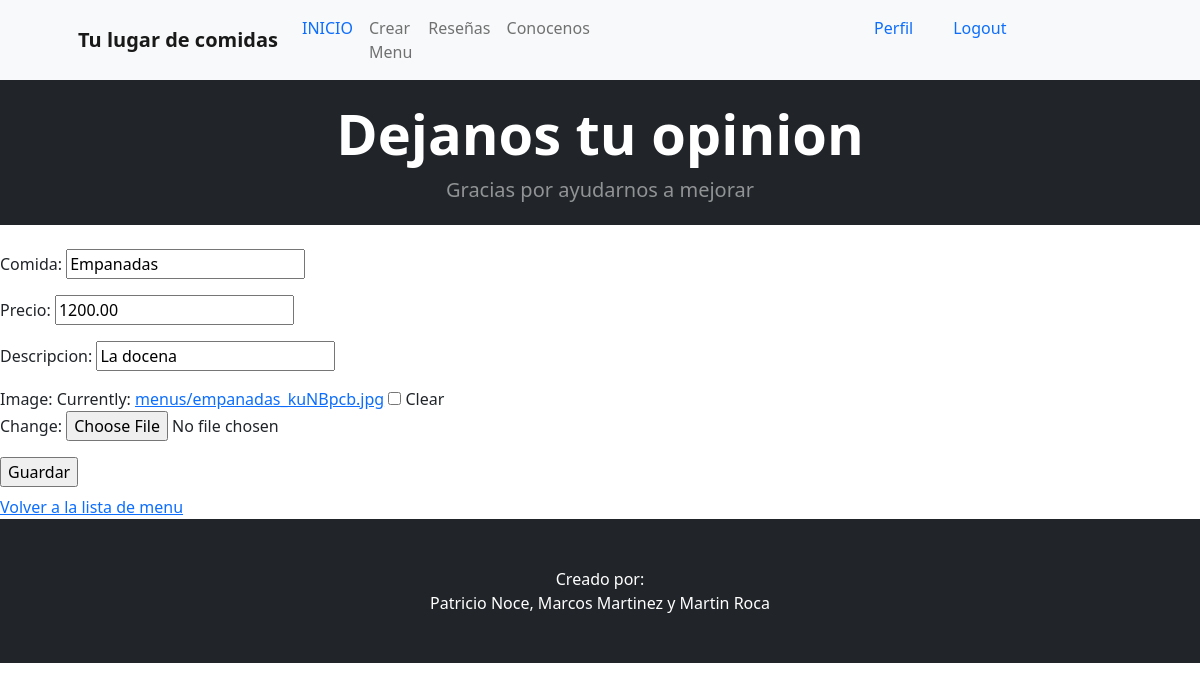
/panel-menu/3/actualizar (signed in), run on the app's committed database.
### nmr_food/models.py (models this page shows)
class Menu(models.Model):
    comida = models.CharField(max_length=20)
    precio = models.DecimalField(max_digits=10, decimal_places=2)
    descripcion = models.CharField(max_length=250, default='sin descripcion')
    image = models.ImageField(upload_to="menus", null=True, blank=True)

### nmr_food/views.py (the view)
# urls.py: path('panel-menu/<int:pk>/actualizar', UpdateMenu.as_view(), name='menu-update'),
class UpdateMenu(LoginRequiredMixin, UpdateView):
  model = Menu
  success_url = "/panel-menu"
  fields = ["comida", "precio", "descripcion", "image"]

### nmr_food/templates/nmr_food/menu_form.html (shortened to what this page needs)
{% extends 'nmr_food/index.html' %}
{% block content %}
<header class="bg-dark py-3">
<div class="container px-2 px-lg-4 my-1">
    <div class="text-center text-white">
        <h1 class="display-4 fw-bolder">Dejanos tu opinion</h1>
        <p class="lead fw-normal text-white-50 mb-0">Gracias por ayudarnos a mejorar</p>
    </div>
</div>
</header>
<br>
  <form enctype='multipart/form-data' method="post">
    {{ form.as_p }}
    <input type="submit" value="Guardar">
  </form>
  <a href="{% url 'menu-list' %}">Volver a la lista de menu</a>
{% endblock %}

### data on the page
Menu: comida "Empanadas", precio "1200.00", descripcion "La docena"
